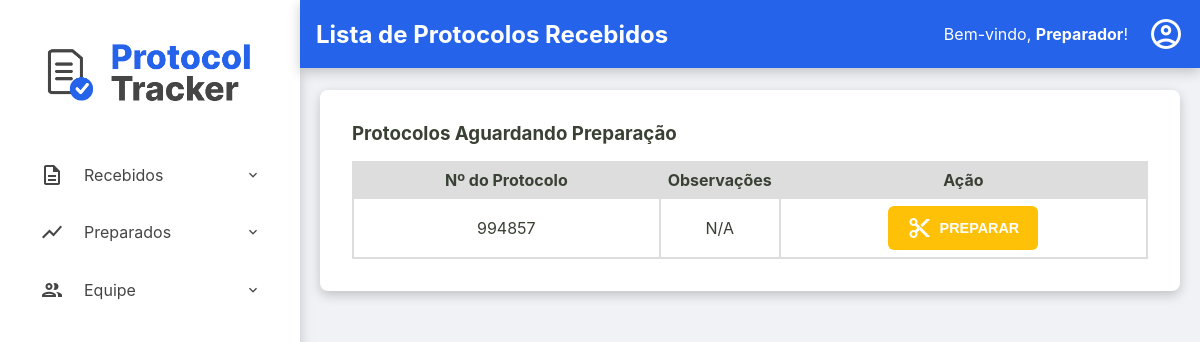
Page /preparadores/recebidos (signed in) on the earlier database version.
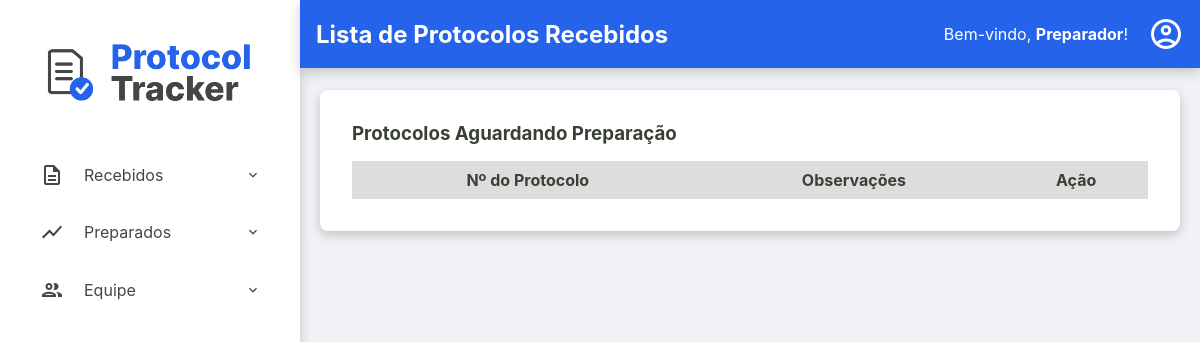
Same page on the later database version.
### tables this page shows
CREATE TABLE protocolos (
    id TEXT PRIMARY KEY,
    id_remessa TEXT NOT NULL,
    numero_protocolo TEXT NOT NULL UNIQUE,
    data_preparacao TEXT NULL,
    id_preparador INTEGER NULL,
    data_digitalizacao TEXT NULL,
    id_digitalizador INTEGER NULL,
    status TEXT NOT NULL DEFAULT 'RECEBIDO',
    quantidade_paginas INTEGER NULL CHECK (quantidade_paginas >= 0),
    observacoes TEXT NULL,
    FOREIGN KEY (id_remessa) REFERENCES remessas (id),
    FOREIGN KEY (id_preparador) REFERENCES usuarios (id),
    FOREIGN KEY (id_digitalizador) REFERENCES usuarios (id)
  );

### src/Controller/ProtocoloController.php (called while the page is built, shortened)
<?php
class ProtocoloController
{
    public function preparadores_listaRecebidos()
    {
        try {
            $listaProtocolosRecebidos = $this->protocoloRepository->findByStatus('RECEBIDO');
            require __DIR__ . '/../../templates/preparadores/recebidos.php';
        } catch (Exception $e) {
            $this->home($e->getMessage());
        }
    }
}

### src/Repository/ProtocoloRepository.php (called while the page is built, shortened)
<?php
class ProtocoloRepository implements ProtocoloRepositoryInterface
{
    private PDO $connection;
    public function __construct(PDO $connection)
    {
        $this->connection = $connection;
    }
    public function findByStatus(string $status): array
    {
        $sqlQuery = "SELECT * FROM protocolos WHERE status = :status;";
        $stmt = $this->connection->prepare($sqlQuery);
        $stmt->bindValue(':status', $status);
        $stmt->execute();
        return $this->hidrataLista($stmt);
    }
    private function hidrataLista(PDOStatement $stmt): array
    {
        $listaDeProtocolos = [];
        while($dadosProtocolo = $stmt->fetch()){
            $listaDeProtocolos[] = Protocolo::fromArray($dadosProtocolo);
        }
        return $listaDeProtocolos;
    }
}

### src/Model/Protocolo.php (called while the page is built, shortened)
<?php
class Protocolo {
    public function getId(): ?string { return $this->id; }
    public function getNumeroProtocolo(): string { return $this->numero_protocolo; }
    public function getObservacoes(): ?string { return $this->observacoes; }
    public static function fromArray(array $array): self
    {
        try {
            $data_preparacao = isset($array['data_preparacao']) ? new DateTimeImmutable($array['data_preparacao']) :  null;
            $data_digitalizacao = isset($array['data_digitalizacao']) ? new DateTimeImmutable($array['data_digitalizacao']) :  null;
        } catch (Exception $e) {
            throw new Exception("Falha ao criar data");
        }
        return new self(
            $array['id'],
            $array['id_remessa'],
            $array['numero_protocolo'],
            $data_preparacao,
            isset($array['id_preparador']) ? (int) $array['id_preparador'] : null,
            $data_digitalizacao,
            isset($array['id_digitalizador']) ? (int) $array['id_digitalizador'] : null,
            $array['status'],
            isset($array['quantidade_paginas']) ? (int) $array['quantidade_paginas'] : null,
            $array['observacoes'] ?? null,
        );
    }
}

### templates/preparadores/recebidos.php (the view, shortened to what this page needs)
<?php require __DIR__ . '/../components/_header.php'; ?>
<div class="listagem-container">
    <h3>Protocolos Aguardando Preparação</h3>
    <table class="protocolos-table datatable-js">
        <thead>
            <tr>
                <th>Nº do Protocolo</th>
                <th>Observações</th>
                <th class="acoes-header">Ação</th>
            </tr>
        </thead>
        <tbody>
            <?php foreach ($listaProtocolosRecebidos as $protocolo): ?>
                <tr>
                    <td><?= htmlspecialchars($protocolo->getNumeroProtocolo()) ?></td>
                    <td class="coluna-observacoes" title="<?= htmlspecialchars($protocolo->getObservacoes() ?? '') ?>">
                        <?= htmlspecialchars($protocolo->getObservacoes() ?? 'N/A') ?>
                    </td>
                    <td class="acoes-cell">
                        <button
                            type="button"
                            class="btn-acao-preparar open-modal-preparar"
                            data-protocolo-id="<?= htmlspecialchars($protocolo->getId()) ?>"
                            data-protocolo-numero="<?= htmlspecialchars($protocolo->getNumeroProtocolo()) ?>"
                        >
                            <span class="material-icons-outlined">content_cut</span> Preparar
                        </button>
                    </td>
                </tr>
            <?php endforeach; ?>
        </tbody>
    </table>
</div>
<?php require __DIR__ . '/../components/_footer.php'; ?>

Differences in the rows shown:
no longer on this page (row edited): protocolos: numero_protocolo "994857", observacoes "N/A"
